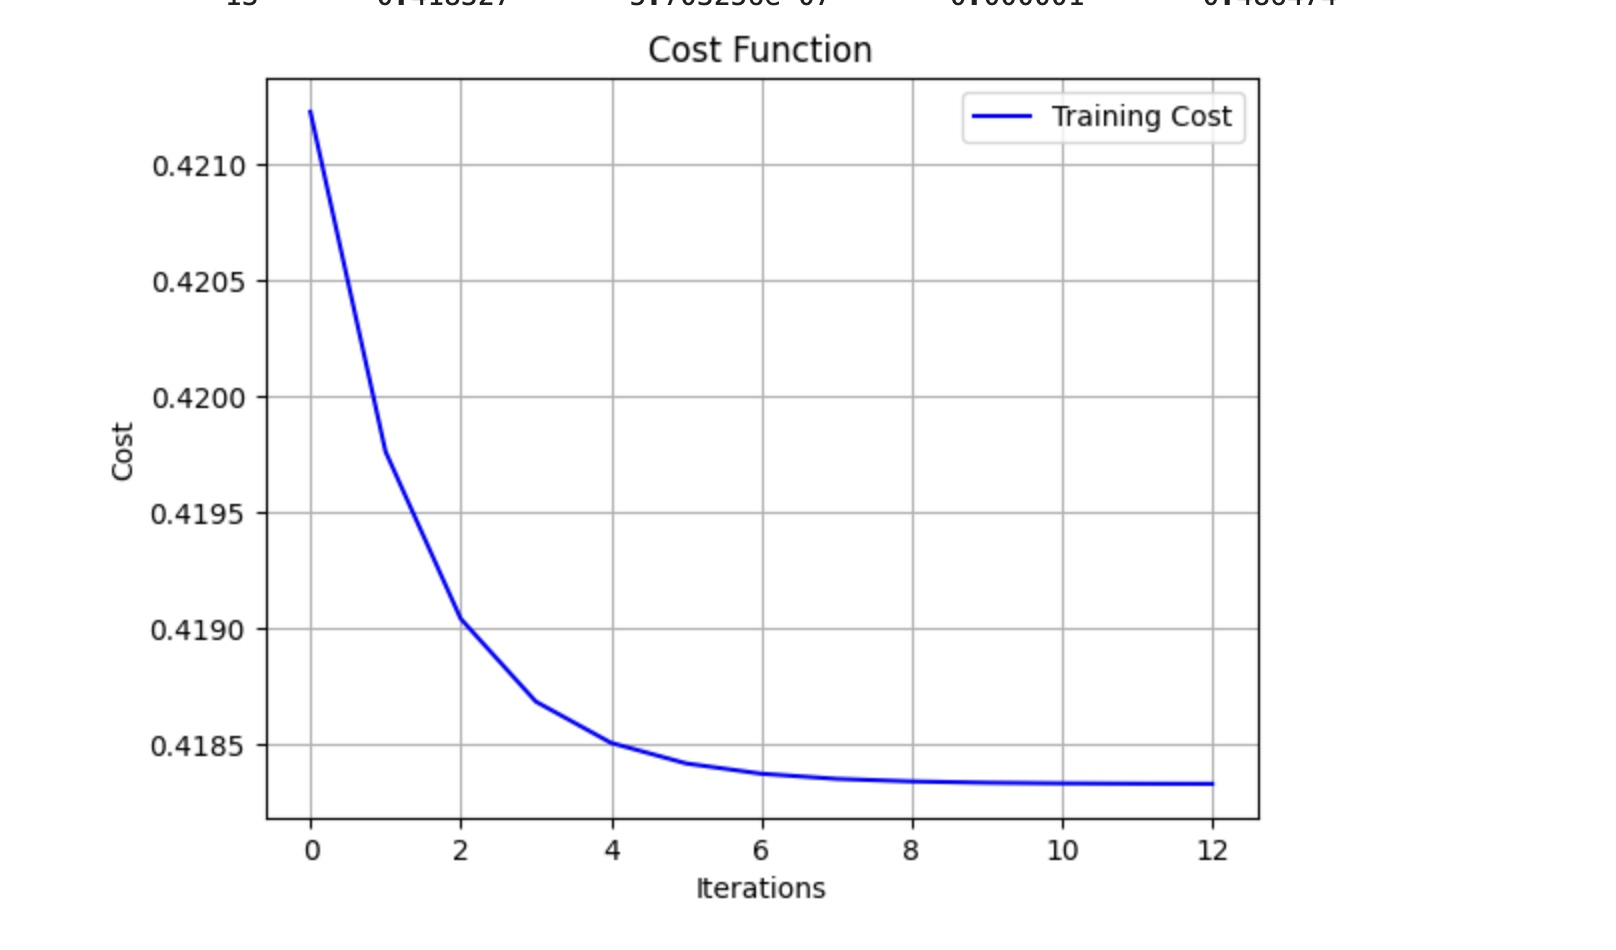

This figure's Python source:
# -*- coding: utf-8 -*-
"""4a_GD_LR

Automatically generated by Colab.

Original file is located at
    https://colab.research.google.com/drive/1Z3a9cQsuNF_fUiaFAs3lpM5d8PuhcIH-
"""

import pandas as pd
import numpy as np
import matplotlib.pyplot as plt
# This function allows us to lad and prepare the data.
def load_and_prepare_data(filename):
    data = pd.read_csv(filename, header=None)
    X = data.iloc[:, :-1]
    y = data.iloc[:, -1]
    X_with_bias = np.column_stack(([1] * X.shape[0], X))
    return X_with_bias, np.array(y)
# Function to caculateb the gradient
def compute_gradient(X, y, weights):
    m = len(y)
    predictions = np.matmul(X, weights)
    error = predictions - y
    gradient = (1/m) * np.matmul(X.T, error)
    return gradient
# Function Compute the cost
def compute_cost(X, y, weights):
    m = len(y)
    predictions = np.matmul(X, weights)
    return (1/(2*m)) * np.sum((predictions - y)**2)
# Train our Regression Model
def train_lms_regression(X, y, learning_rate=0.006, max_iterations=1000, tolerance=1e-6):
    m, n = X.shape
    weights = np.zeros(n)
    training_costs = []  # Track training costs
    iteration_data = []  # This list will be used to store iteration details
    r = learning_rate

    print("\nStarting training with:")
    print(f"Initial learning rate: {learning_rate}")
    print(f"Convergence tolerance: {tolerance}")
    print(f"Max iterations: {max_iterations}\n")

    for iteration in range(max_iterations):
        # Will be used to calculate predictions and current training cost
        predictions = np.matmul(X, weights)
        current_cost = (1/(2*m)) * np.sum((predictions - y)**2)
        training_costs.append(current_cost)

        # Compute gradient and update weights
        gradient = compute_gradient(X, y, weights)
        weights_new = weights - r * gradient

        # Calculate weight change
        weight_change = np.max(np.abs(weights_new - weights))

        # Store the iteration details
        iteration_data.append([iteration + 1, current_cost, weight_change, r, np.linalg.norm(gradient)])

        # Check for convergence
        if weight_change < tolerance:
            print(f"Converged after {iteration + 1} iterations!")
            print(f"Final training cost: {current_cost:.6f}")
            print(f"Final weight change: {weight_change}")
            break

        # Update weights and learning rate
        weights = weights_new
        r = r / 2

    return weights, training_costs, iteration_data, iteration + 1

def plot_training_cost(training_costs):
    plt.plot(range(len(training_costs)), training_costs, 'b-', label='Training Cost')
    plt.xlabel('Iterations')
    plt.ylabel('Cost')
    plt.title('Cost Function')
    plt.grid(True)
    plt.legend()
    plt.show()

def display_iteration_table(iteration_data):
    # Using this to Convert iteration data to a DataFrame for better visualization
    iteration_df = pd.DataFrame(iteration_data, columns=['Iteration', 'Training Cost', 'Max Weight Change', 'Learning Rate', 'Gradient Norm'])
    print("\nIteration Details:\n")
    print(iteration_df.to_string(index=False))  # Table Display
def main():
    # Now we will start to Load and prepare data
    print("Loading data...")
    X_train, y_train = load_and_prepare_data("concrete/train.csv")
    X_test, y_test = load_and_prepare_data("concrete/test.csv")

    print("\nTraining model...")
    weights, training_costs, iteration_data, iterations = train_lms_regression(X_train, y_train)

    # Print final results
    print("\nFinal Results:")
    print(f"Number of iterations: {iterations}")
    print(f"Final weights: {weights}")
    print(f"Final training cost: {training_costs[-1]:.6f}")

    # Let's put the data in a table
    display_iteration_table(iteration_data)

    # Plot training cost for better visualization
    plot_training_cost(training_costs)

    # Calculate and print test error
    test_cost = compute_cost(X_test, y_test, weights)
    print(f"\nTest cost: {test_cost:.6f}")

if __name__ == "__main__":
    main()
